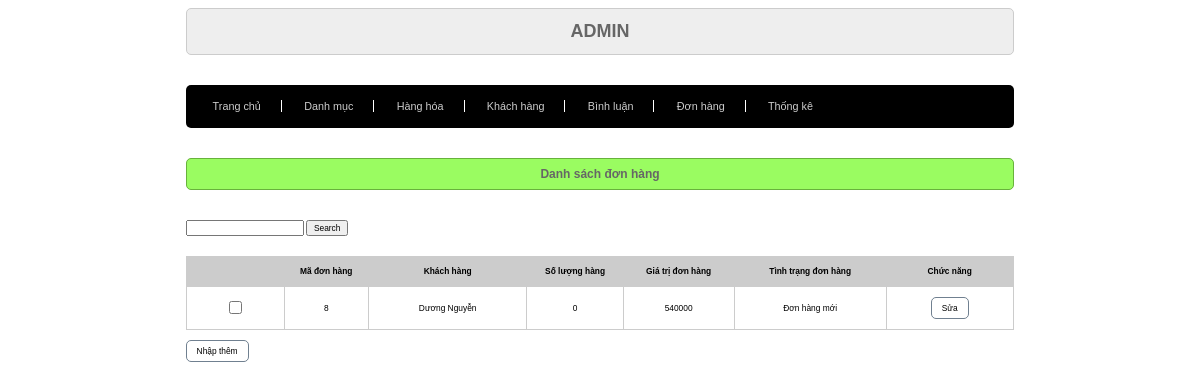
/admin/index.php?act=hoadon, run on the app's committed database.
### tables this page shows
CREATE TABLE `bill` (
  `id` int(11) NOT NULL,
  `iduser` int(11) NOT NULL,
  `name` varchar(255) NOT NULL,
  `address` varchar(255) NOT NULL,
  `tel` varchar(255) NOT NULL,
  `email` varchar(255) NOT NULL,
  `pttt` tinyint(1) NOT NULL,
  `date` varchar(255) NOT NULL,
  `total` int(11) NOT NULL,
  `status` tinyint(1) NOT NULL,
  `nn_name` varchar(255) NOT NULL,
  `nn_address` varchar(255) NOT NULL,
  `nn_tel` varchar(255) NOT NULL
);

### model/pdo.php (called while the page is built, shortened)
<?php
function pdo_get_connection(){
    $dburl = "mysql:host=localhost;dbname=duan1_sp24;charset=utf8";
    $username = 'root';
    $password = '';
    $conn = new PDO($dburl, $username, $password);
    $conn->setAttribute(PDO::ATTR_ERRMODE, PDO::ERRMODE_EXCEPTION);
    return $conn;
}
function pdo_query($sql){
    $sql_args = array_slice(func_get_args(), 1);
    try{
        $conn = pdo_get_connection();
        $stmt = $conn->prepare($sql);
        $stmt->execute($sql_args);
        $rows = $stmt->fetchAll();
        return $rows;
    }
    catch(PDOException $e){
        throw $e;
    }
    finally{
        unset($conn);
    }
}

### model/cart.php (called while the page is built, shortened)
<?php
    function loadall_giohang_count($idhoadon){
        $sql = "SELECT * FROM cart WHERE idhoadon = $idhoadon";
        $danhsach = pdo_query($sql);
        return sizeof($danhsach);
    }
    function loadall_hoadon($iduser){
            $sql = "SELECT * FROM bill WHERE iduser = $iduser";
        $sql.= " ORDER BY id DESC";
        $danhsach = pdo_query($sql);
        return $danhsach;
    }
    function get_ttdh($n){
        switch($n) {
            case 0:
                $tt = "Đơn hàng mới";
                break;
        }
        return $tt;
    }
?>

### admin/hoadon/listbill.php (the view, shortened to what this page needs)
<div class="row">
            <div class="row boxtitle mb">
                <h1>Danh sách đơn hàng</h1>
            </div>
            <form action="index.php?act=hoadon" method="post">
                        <input type="text" name="keyword" id="">
                        <input type="submit" name="listok" value="Search">
            </form>
            <div class="row formLH">
                <div class="row mb10 formDSLH">
                    <table>
                        <thead>
                            <tr>
                                <th></th>
                                <th>Mã đơn hàng</th>
                                <th>Khách hàng</th>
                                <th>Số lượng hàng</th>
                                <th>Giá trị đơn hàng</th>
                                <th>Tình trạng đơn hàng</th>
                                <th>Chức năng</th>
                            </tr>
                        </thead>
                        <tbody>
                            <?php foreach ($listbill as $key => $b): ?>
                            <?php
                                $countsp = loadall_giohang_count($b['id']);
                                $ttdh = get_ttdh($b['status']);
                            ?>
                                <tr>
                                    <td><input type='checkbox' name="" id=""></td>
                                    <td><?php echo $b['id'] ?></td>
                                    <td><?php echo $b['name'] ?></td>
                                    <td><?php echo $countsp ?></td>
                                    <td><?php echo $b['total'] ?></td>
                                    <td><?php echo $ttdh ?></td>
                                    <td><a href="index.php?act=suahd&id=<?php echo $b['id'] ?>"><input type='button' value='Sửa'></a>
                                </tr>
                            <?php endforeach;?>
                        </tbody>
                    </table>
                </div>
                <div class="row mb10">
                    <a href="index.php?act=addsanpham"><input type="button" value="Nhập thêm"></a>
                </div>
            </div>
        </div>

### css/style1.css (style rules this page uses)
* { box-sizing: border-box; font-family: sans-serif; font-size: 0.7vw; }
.row { float: left; width: 100%; position: relative; }
.mb { margin-bottom: 30px; }
.mb10 { margin-bottom: 10px; }
.container h1 { text-align: center; font-family: Arial, Helvetica, sans-serif; font-size: 1.5vw; }
.boxtitle { background-color: #9afc61; border-radius: 1px; border: 1px solid #68b23c; font-size: 1vw; color: #666; border-radius: 5px; padding: 0px 20px; }
.boxtitle h1 { font-size: 1vw; }
.formLH { padding: 20px 0px; }
.formLH input[type="submit"], .formLH input[type="reset"], .formLH input[type="button"] { padding: 5px 10px; border-radius: 5px; background-color: white; border: 1px solid slategrey; }
.formDSLH table { width: 100%; border-collapse: collapse; }
.formDSLH table th { padding: 10px 0px; background-color: #ccc; }
.formDSLH table td { padding: 10px 20px; border: 1px solid #ccc; text-align: center; }
input[type="button"] { padding: 5px 10px; border-radius: 5px; background-color: white; border: 1px solid slategrey; }

### data on the page
bill: id "8", name "Dương Nguyễn", countsp "0", total "540000", status "Đơn hàng mới"
